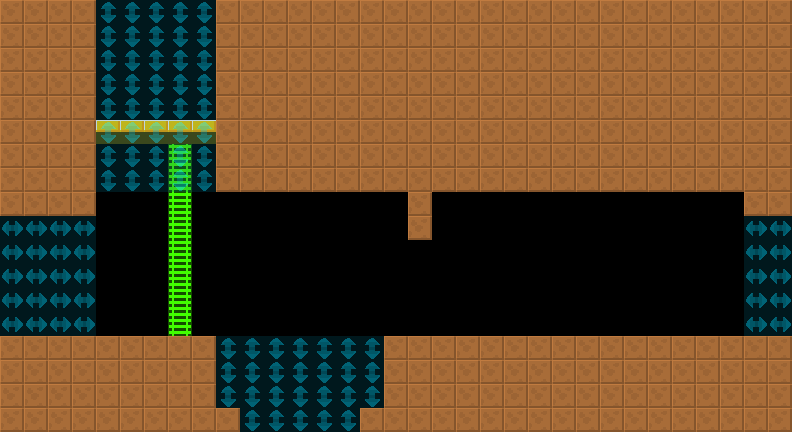

Rendered tile map (Tiled .tmx) drawn with the repository's tilesets; below, a short description and the map source with its tile grids summarised:
An orthogonal 33x18 tile map with 24x24 px tiles, 2 tile layers (col, lnk), 2 tilesets and 3 objects (2x Door, SpecialEquipment).

<map version="1.4" tiledversion="1.4.2" orientation="orthogonal" renderorder="right-down" width="33" height="18" tilewidth="24" tileheight="24" infinite="0" nextlayerid="4" nextobjectid="8">
 <tileset firstgid="6" source="../../lnk.tsx" />
 <tileset firstgid="1" source="../../col.tsx" />
 <layer id="1" name="col" width="33" height="18">
  <data>[594 cells, 351 non-empty, 3 distinct tile ids]</data>
 </layer>
 <layer id="2" name="lnk" width="33" height="18" opacity="0.5">
  <data>[594 cells, 96 non-empty, 2 distinct tile ids]</data>
 </layer>
 <objectgroup id="3" name="markers" opacity="0.5">
  <object id="1" name="SpecialEquipment" type="SpecialEquipment" x="432" y="192" width="312" height="144">
   <properties>
    <property name="yr" value="0" />
    <property name="xr" value="0" />
   </properties>
  </object>
  <object id="2" name="Door" type="Door" x="408" y="312" width="24" height="24">
   <properties>
    <property name="yr" value="0" />
    <property name="xr" value="0" />
   </properties>
  </object>
  <object id="3" name="Door" type="Door" x="744" y="312" width="24" height="24">
   <properties>
    <property name="yr" value="0" />
    <property name="xr" value="0" />
   </properties>
  </object>
 </objectgroup>
</map>
